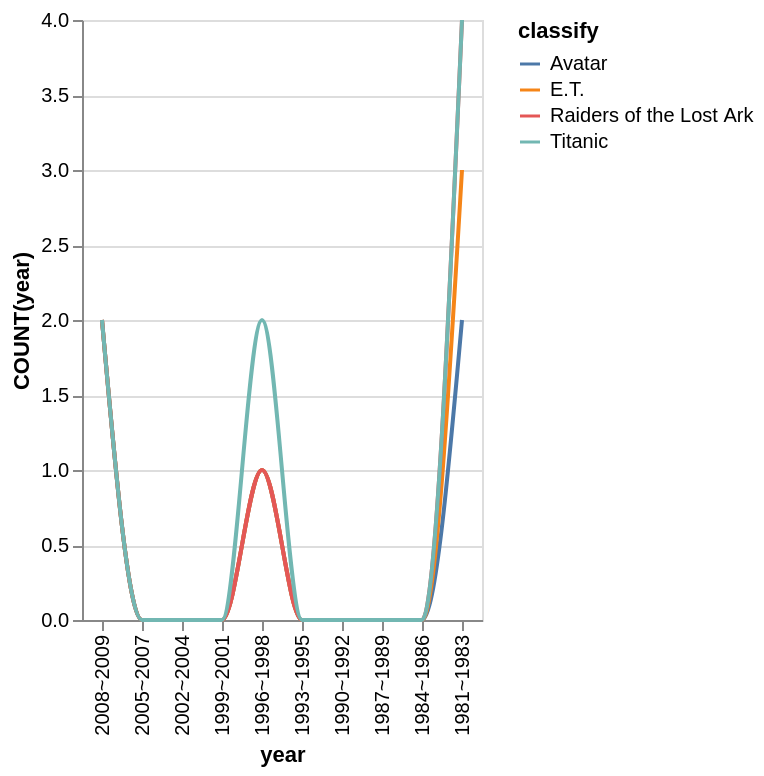

Write the Vega-Lite specification saved for this chart.
### Vega-Lite specification from a JSON file in a GitHub repository (floating-point values rounded to 4 significant figures)
{"data": {"values": [{"x_data": "2008~2009", "y_data": 2, "classify": "Avatar"}, {"x_data": "2005~2007", "y_data": 0, "classify": "Avatar"}, {"x_data": "2002~2004", "y_data": 0, "classify": "Avatar"}, {"x_data": "1999~2001", "y_data": 0, "classify": "Avatar"}, {"x_data": "1996~1998", "y_data": 1, "classify": "Avatar"}, {"x_data": "1993~1995", "y_data": 0, "classify": "Avatar"}, {"x_data": "1990~1992", "y_data": 0, "classify": "Avatar"}, {"x_data": "1987~1989", "y_data": 0, "classify": "Avatar"}, {"x_data": "1984~1986", "y_data": 0, "classify": "Avatar"}, {"x_data": "1981~1983", "y_data": 2, "classify": "Avatar"}, {"x_data": "2008~2009", "y_data": 2, "classify": "E.T."}, {"x_data": "2005~2007", "y_data": 0, "classify": "E.T."}, {"x_data": "2002~2004", "y_data": 0, "classify": "E.T."}, {"x_data": "1999~2001", "y_data": 0, "classify": "E.T."}, {"x_data": "1996~1998", "y_data": 1, "classify": "E.T."}, {"x_data": "1993~1995", "y_data": 0, "classify": "E.T."}, {"x_data": "1990~1992", "y_data": 0, "classify": "E.T."}, {"x_data": "1987~1989", "y_data": 0, "classify": "E.T."}, {"x_data": "1984~1986", "y_data": 0, "classify": "E.T."}, {"x_data": "1981~1983", "y_data": 3, "classify": "E.T."}, {"x_data": "2008~2009", "y_data": 2, "classify": "Raiders of the Lost Ark"}, {"x_data": "2005~2007", "y_data": 0, "classify": "Raiders of the Lost Ark"}, {"x_data": "2002~2004", "y_data": 0, "classify": "Raiders of the Lost Ark"}, {"x_data": "1999~2001", "y_data": 0, "classify": "Raiders of the Lost Ark"}, {"x_data": "1996~1998", "y_data": 1, "classify": "Raiders of the Lost Ark"}, {"x_data": "1993~1995", "y_data": 0, "classify": "Raiders of the Lost Ark"}, {"x_data": "1990~1992", "y_data": 0, "classify": "Raiders of the Lost Ark"}, {"x_data": "1987~1989", "y_data": 0, "classify": "Raiders of the Lost Ark"}, {"x_data": "1984~1986", "y_data": 0, "classify": "Raiders of the Lost Ark"}, {"x_data": "1981~1983", "y_data": 4, "classify": "Raiders of the Lost Ark"}, {"x_data": "2008~2009", "y_data": 2, "classify": "Titanic"}, {"x_data": "2005~2007", "y_data": 0, "classify": "Titanic"}, {"x_data": "2002~2004", "y_data": 0, "classify": "Titanic"}, {"x_data": "1999~2001", "y_data": 0, "classify": "Titanic"}, {"x_data": "1996~1998", "y_data": 2, "classify": "Titanic"}, {"x_data": "1993~1995", "y_data": 0, "classify": "Titanic"}, {"x_data": "1990~1992", "y_data": 0, "classify": "Titanic"}, {"x_data": "1987~1989", "y_data": 0, "classify": "Titanic"}, {"x_data": "1984~1986", "y_data": 0, "classify": "Titanic"}, {"x_data": "1981~1983", "y_data": 4, "classify": "Titanic"}]}, "mark": {"type": "line", "interpolate": "monotone"}, "encoding": {"x": {"field": "x_data", "type": "nominal", "title": "year", "sort": "descending"}, "y": {"field": "y_data", "type": "quantitative", "title": "COUNT(year)"}, "color": {"field": "classify"}}}
